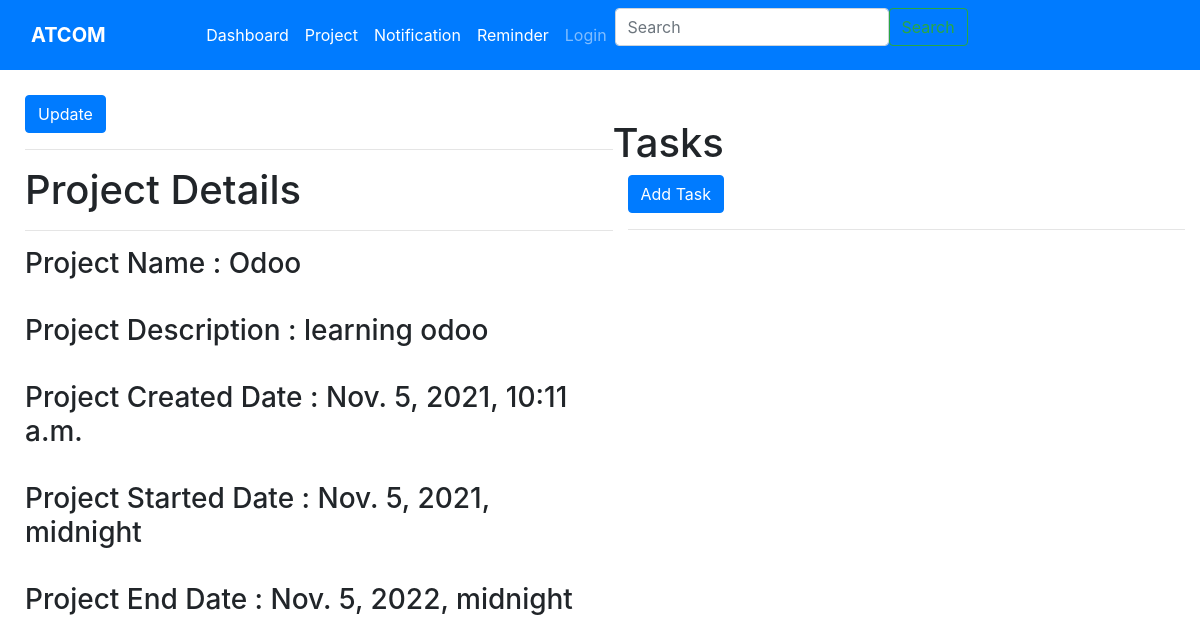
Page /3 on the committed database.
### project/models.py (models this page shows, shortened)
class Project(models.Model):
    project_name = models.CharField(max_length=200)
    description = models.TextField(null=True, blank=True)
    start_date = models.DateTimeField(blank=False)
    end_date = models.DateTimeField(blank=False)
    created_date = models.DateTimeField(auto_now_add=True)
    created_user = models.CharField(max_length=200)
    updated_date = models.DateTimeField(auto_now=True)
    priority = models.ForeignKey(Priority, on_delete = models.SET_NULL, null= True)
    status = models.ForeignKey(Status, on_delete = models.SET_NULL, null =True)

### project/views.py (the view)
# urls.py: path('<pk>', views.detail, name="detail"),
def detail(request,pk):
    detail = Project.objects.get(id=pk)
    q = detail.project_name
    task = Task.objects.filter(project__project_name = q)
    context = {
        'detail': detail,
        'task': task
    }
    return render(request, 'project/detail.html', context)

### project/templates/project/detail.html (shortened to what this page needs)
{% extends 'project/main.html' %}
{% block content %}
<div class ="home-container">
<div>
    <a  class = "btn btn-primary" href = "{% url 'update' detail.id %}" role="button"> Update </a> <hr>
    <h1> Project Details </h1> <hr>
    <h3>
       Project Name : {{detail.project_name}}  <br> <br>
       Project Description : {{detail.description}} <br> <br>
       Project Created Date : {{detail.created_date}} <br> <br>
       Project Started Date : {{detail.start_date}} <br> <br>
       Project End Date : {{detail.end_date}} <br>
    </h3>
</div>
<div>
    <br>
   <h1> Tasks </h1>
   <div class="container">
   <a class = "btn btn-primary" role ="button" href="{% url 'createtask' detail.id %}"> Add Task </a> <hr>
</div>
</div>
</div>
{% endblock content%}

### project/templates/project/detail.html (style rules this page uses)
.home-container { display: grid; margin-top: 25px; margin-left: 25px; grid-template-columns: 3fr 3fr; }

### rows in the picture
Project: project_name "Odoo", description "learning odoo", created_date "Nov. 5, 2021, 10:11 a.m.", start_date "Nov. 5, 2021, midnight", end_date "Nov. 5, 2022, midnight"
